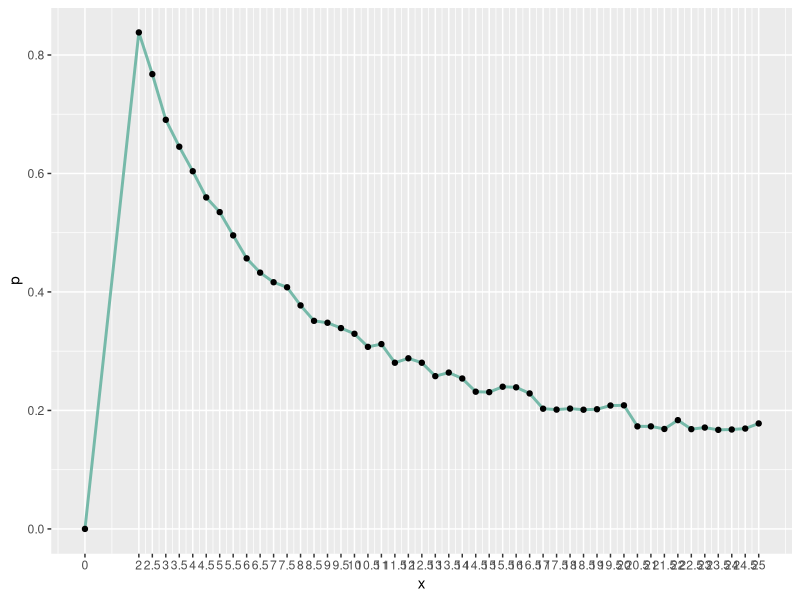
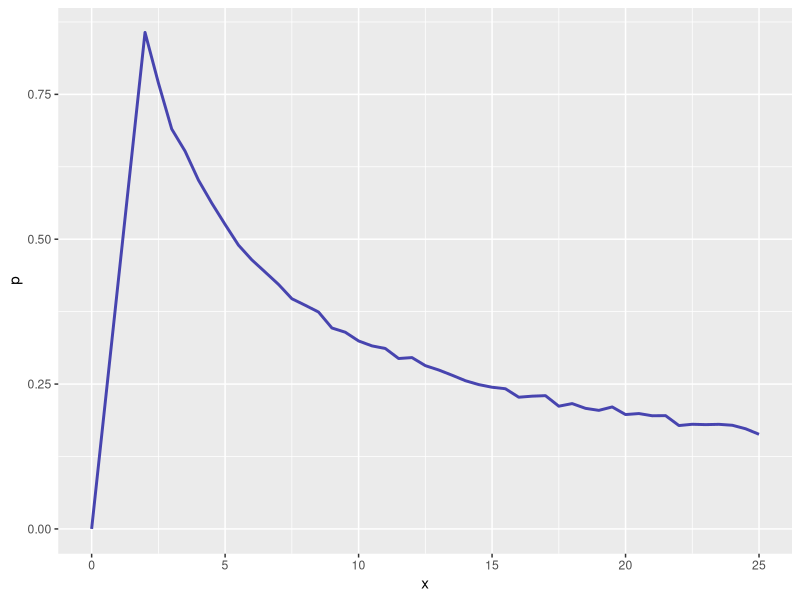

Here is the R script that generated these plots, in order: (Note: a time limit stopped this script after it produced the figures.)
library(ggplot2)
game <- function(x, n, max){
  win <- 0
  timesToRun <- 10000
  numSkips <- n / x
  
  j <- 0
  while (j < timesToRun)
  {
    randNums <- sample(1:max, n, replace=F)
    actualBiggest <- max(randNums)
    
    i <- 1
    currBiggest <- 0
    while (i <= numSkips)
    {
      if (randNums[i] > currBiggest)
      {
        currBiggest <- randNums[i]
      }
      i <- i + 1
    }
    
    finalGuess <- currBiggest
    i <- numSkips +1
    while (i <= n)
    {
      if (randNums[i] > currBiggest)
      {
        finalGuess <- randNums[i]
        break
      }
      i <- i + 1
    }
    
    if (finalGuess == actualBiggest)
    {
      win <- win + 1
    }
    j <- j +1
  }
  p <- win / timesToRun
}

count <- seq(2,25, by=0.5)
probabilities <- c(0)
for(i in count){
  probabilities <- c(probabilities, game(i, 100, 1000))
}
count <- c(0, count)
probabilities <- data.frame(x = count, p = probabilities)
ggplot(probabilities, aes(x=x, y=p)) +
  geom_line( color="#69b3a2", linewidth=1, alpha=0.9, linetype="solid") + 
  geom_point() +
  scale_x_continuous(labels = as.character(count), breaks = count)


count <- seq(2,25, by=0.5)
probabilities <- c(0)
for(i in count){
  probabilities <- c(probabilities, game(i, 1000, 10000))
}
count <- c(0, count)
probabilities <- data.frame(x = count, p = probabilities)
ggplot(probabilities, aes(x=x, y=p)) +
  geom_line( color="#3632a8", linewidth=1, alpha=0.9, linetype="solid") 


count <- seq(2,25, by=0.5)
probabilities <- c(0)
for(i in count){
  probabilities <- c(probabilities, game(i, 10000, 100000))
}
count <- c(0, count)
probabilities <- data.frame(x = count, p = probabilities)
ggplot(probabilities, aes(x=x, y=p)) +
  geom_line( color="#2fd4b5", linewidth=1, alpha=0.9, linetype="solid") 
